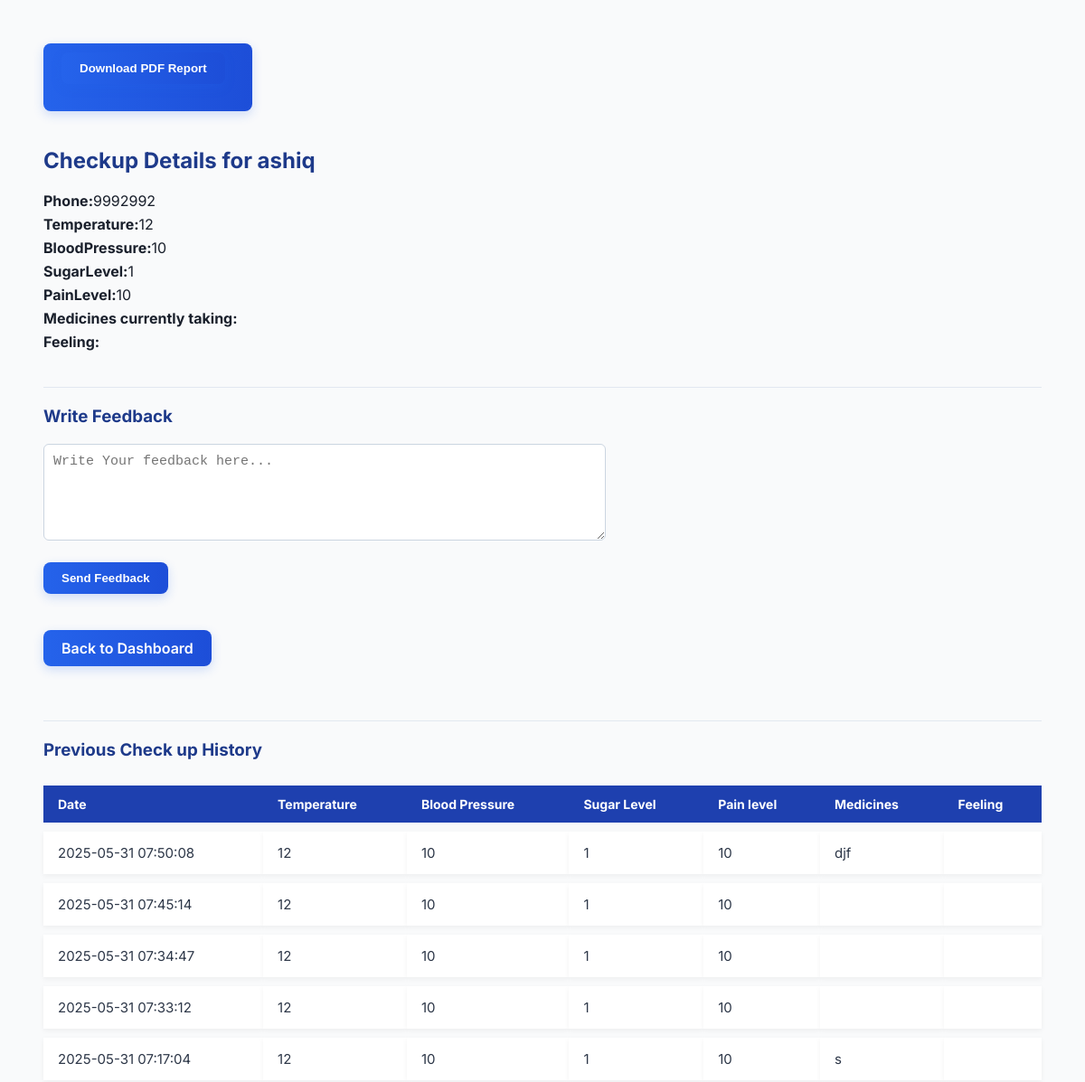
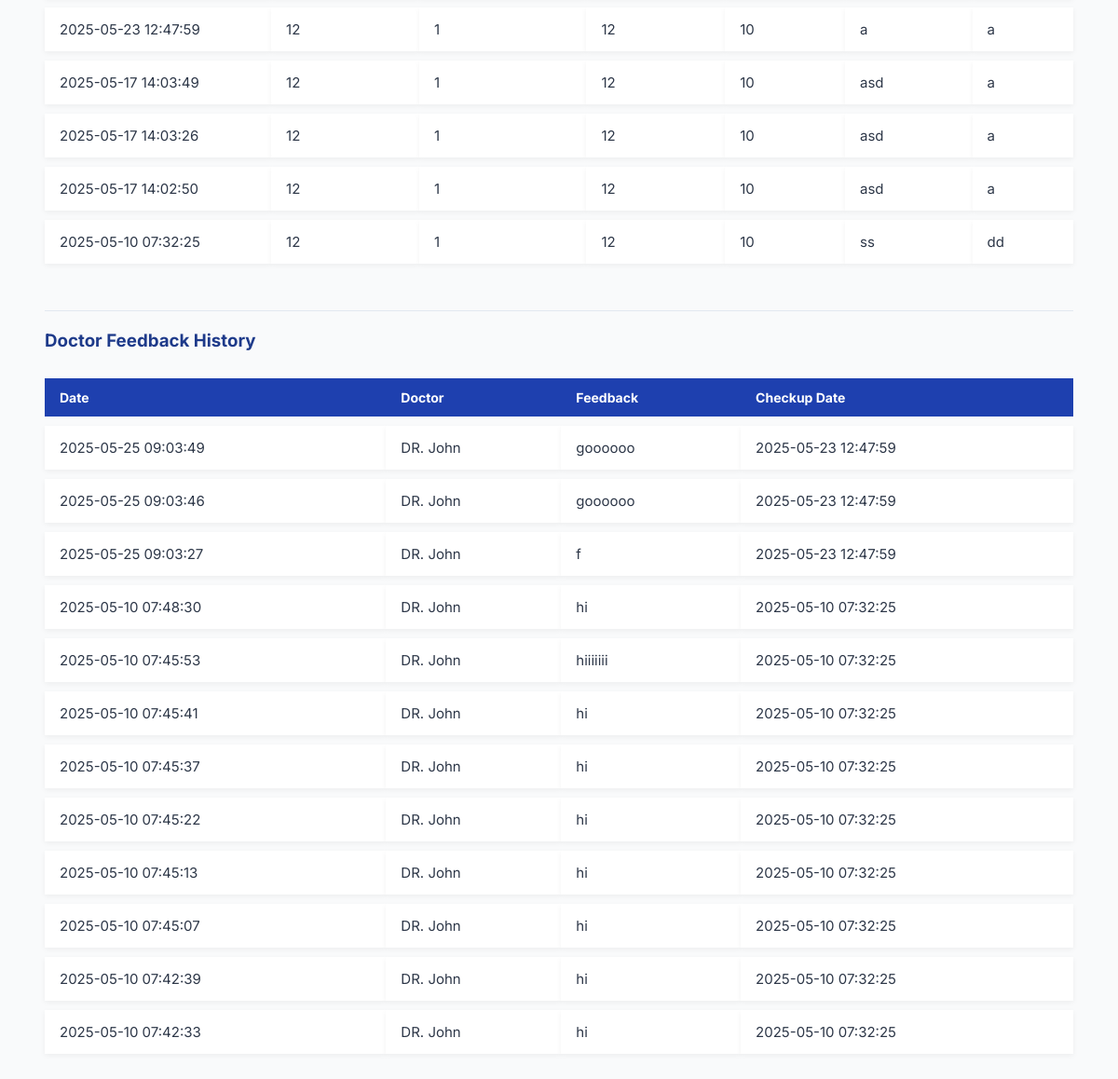
The app's page /doctor/view_checkup.php?id=20 (signed in) with its own data (2 pictures, top to bottom).
### tables this page shows
CREATE TABLE `checkups` (
  `id` int(11) NOT NULL,
  `user_id` int(11) NOT NULL,
  `full_name` varchar(100) NOT NULL,
  `phone` varchar(20) DEFAULT NULL,
  `temperature` varchar(10) DEFAULT NULL,
  `blood_pressure` varchar(20) DEFAULT NULL,
  `sugar_level` varchar(20) DEFAULT NULL,
  `pain_level` varchar(50) DEFAULT NULL,
  `medicines` text DEFAULT NULL,
  `feeling` text DEFAULT NULL,
  `created_at` timestamp NOT NULL DEFAULT current_timestamp()
);

CREATE TABLE `doctor_feedback` (
  `id` int(11) NOT NULL,
  `checkup_id` int(11) NOT NULL,
  `doctor_id` int(11) NOT NULL,
  `feedback` text NOT NULL,
  `created_at` timestamp NOT NULL DEFAULT current_timestamp()
);

CREATE TABLE `users` (
  `id` int(11) NOT NULL,
  `name` varchar(100) DEFAULT NULL,
  `email` varchar(100) DEFAULT NULL,
  `password` varchar(255) NOT NULL,
  `role` enum('patient','doctor') DEFAULT 'patient'
);

### doctor/view_checkup.php (the view, shortened to what this page needs)
<?php
require '../config/db.php';
$checkup_id = $_GET['id'];
$stmt = $pdo->prepare("SELECT c.*, u.name AS patient_name, u.email AS
patient_email FROM checkups c JOIN users u ON c.user_id = u.id WHERE c.id =?");
$stmt->execute([$checkup_id]);
$checkup = $stmt->fetch();
$patient_id = $checkup['user_id'];
$historyStmt = $pdo->prepare("SELECT * FROM checkups WHERE user_id = ? and id != ? ORDER BY created_at DESC");
$historyStmt->execute([$patient_id,$checkup_id]);
$history = $historyStmt->fetchAll();
$feedbackStmt = $pdo->prepare("SELECT f.feedback, f.created_at, d.name, c.created_at AS checkup_date
FROM doctor_feedback f JOIN users d ON f.doctor_id = d.id JOIN checkups c ON f.checkup_id = c.id
WHERE c.user_id = ? ORDER BY f.created_at DESC");
$feedbackStmt->execute([$patient_id]);
$feedbackHistory = $feedbackStmt->fetchAll();
?>
<!DOCTYPE html>
<html>
<head>
</head>
<body>
    <a href ="export_pdf.php?id=<?= $checkup['id'] ?>" class="button-link" target="_blank">
        <button type="button">Download PDF Report</button>
</a>
    <h2>Checkup Details for <?= htmlspecialchars($checkup['full_name']) ?></h2>
    <p><strong>Phone:</strong><?= htmlspecialchars($checkup['phone']) ?></p>
    <p><strong>Temperature:</strong><?= htmlspecialchars($checkup['temperature']) ?></p>
    <p><strong>BloodPressure:</strong><?= htmlspecialchars($checkup['blood_pressure']) ?></p>
    <p><strong>SugarLevel:</strong><?= htmlspecialchars($checkup['sugar_level']) ?></p>
    <p><strong>PainLevel:</strong><?= htmlspecialchars($checkup['pain_level']) ?></p>
    <p><strong>Medicines currently taking:</strong><?= nl2br(htmlspecialchars($checkup['medicines'])) ?></p>
    <p><strong>Feeling:</strong><?= nl2br(htmlspecialchars($checkup['feeling'])) ?></p>
    <hr>
    <h3>Write Feedback</h3>
    <form method="POST">
        <textarea name="feedback" rows="5" cols="50" placeholder="Write Your feedback here..."></textarea><br><br>
        <button type="submit">Send Feedback</button>
    </form>
    <br>
    <a href="dashboard.php" class="button-link back-link">Back to Dashboard</a>
<?php if($history): ?>
    <hr>
    <h3> Previous Check up History </h3>
    <table>
        <tr>
            <th>Date</th>
            <th>Temperature</th>
            <th>Blood Pressure</th>
            <th>Sugar Level</th>
            <th>Pain level</th>
            <th>Medicines</th>
            <th>Feeling</th>
</tr>
<?php foreach($history as $h): ?>
    <tr>
        <td><?= htmlspecialchars($h['created_at']) ?></td>
        <td><?= htmlspecialchars($h['temperature']) ?></td>
        <td><?= htmlspecialchars($h['blood_pressure']) ?></td>
        <td><?= htmlspecialchars($h['sugar_level']) ?></td>
        <td><?= htmlspecialchars($h['pain_level']) ?></td>
        <td><?= nl2br(htmlspecialchars($h['medicines'])) ?></td>
        <td><?= nl2br(htmlspecialchars($h['feeling'])) ?></td>
</tr>
<?php endforeach; ?>
</table>
<?php endif; ?>
<?php if ($feedbackHistory): ?>
    <hr>
    <h3>Doctor Feedback History</h3>
    <table>
        <tr>
            <th>Date</th>
            <th>Doctor</th>
            <th>Feedback</th>
            <th>Checkup Date</th>
        </tr>
        <?php foreach ($feedbackHistory as $fb): ?>
            <tr>
                <td><?= htmlspecialchars($fb['created_at']) ?></td>
                <td><?= htmlspecialchars($fb['name']) ?></td>
                <td><?= nl2br(htmlspecialchars($fb['feedback'])) ?></td>
                <td><?= htmlspecialchars($fb['checkup_date']) ?></td>
        </tr>
        <?php endforeach; ?>
        </table>
        <?php else: ?>
            <p>No feedback history available.</p>
        <?php endif; ?>
    </body>
    </html>

### doctor/view_checkup.php (style rules this page uses)
body { font-family: 'Inter', sans-serif; background-color: #f9fafb; padding: 40px; color: #1a202c; }
h2, h3 { color: #1e3a8a; }
p { margin: 6px 0; }
a.button-link, button { display:inline-block; padding: 10px 20px; background: linear-gradient(to right, #2563eb, #1d4ed8); color: white; font-weight: 600; border: none; border-radius: 8px; cursor: pointer; text-decoration: none; box-shadow: 0 4px 12px rgba(37,99,235,0.2); transition: transform 0.2s ease, box-shadow 0.2s ease; margin-right: 10px; margin-bottom: 20px; }
table { width: 100%; border-collapse: separate; border-spacing: 0 10px; animation: fadeSlideIn 0.6s; }
th { background-color: #1e40af; color: white; text-align: left; padding: 12px 16px; borer-radius: 8px 8px 0 0; font-size: 14px; }
td { background-color: white; padding: 14px 16px; color: #2d3748; font-size: 15px; box-shadow: 0 2px 6px rgba(0,0,0,0.05); transition: background 0.3s ease; }
textarea { width: 100%; max-width: 600px; padding: 10px; font-size: 15px; border-radius: 6px; border: 1px solid #cbd5e1; }
hr { margin: 40px 0 20px; border: none; border-top: 1px solid #e2e8f0; }
.back-link { background: #e2e8f0; color: #1e3a8a; }

### records on screen
checkups: full_name "ashiq", phone "9992992", temperature "12", blood_pressure "10", sugar_level "1", pain_level "10"
checkups: created_at "2025-05-31 07:50:08", temperature "12", blood_pressure "10", sugar_level "1", pain_level "10", medicines "djf"
checkups: created_at "2025-05-31 07:45:14", temperature "12", blood_pressure "10", sugar_level "1", pain_level "10"
checkups: created_at "2025-05-31 07:34:47", temperature "12", blood_pressure "10", sugar_level "1", pain_level "10"
checkups: created_at "2025-05-31 07:33:12", temperature "12", blood_pressure "10", sugar_level "1", pain_level "10"
checkups: created_at "2025-05-31 07:17:04", temperature "12", blood_pressure "10", sugar_level "1", pain_level "10", medicines "s"
checkups: created_at "2025-05-23 12:47:59", temperature "12", blood_pressure "1", sugar_level "12", pain_level "10", medicines "a", feeling "a"
checkups: created_at "2025-05-17 14:03:49", temperature "12", blood_pressure "1", sugar_level "12", pain_level "10", medicines "asd", feeling "a"
checkups: created_at "2025-05-17 14:03:26", temperature "12", blood_pressure "1", sugar_level "12", pain_level "10", medicines "asd", feeling "a"
checkups: created_at "2025-05-17 14:02:50", temperature "12", blood_pressure "1", sugar_level "12", pain_level "10", medicines "asd", feeling "a"
checkups: created_at "2025-05-10 07:32:25", temperature "12", blood_pressure "1", sugar_level "12", pain_level "10", medicines "ss", feeling "dd"
doctor_feedback: created_at "2025-05-25 09:03:49", doctor.name "DR. John", feedback "goooooo", checkup.created_at "2025-05-23 12:47:59"
doctor_feedback: created_at "2025-05-25 09:03:46", doctor.name "DR. John", feedback "goooooo", checkup.created_at "2025-05-23 12:47:59"
doctor_feedback: created_at "2025-05-25 09:03:27", doctor.name "DR. John", feedback "f", checkup.created_at "2025-05-23 12:47:59"
doctor_feedback: created_at "2025-05-10 07:48:30", doctor.name "DR. John", feedback "hi", checkup.created_at "2025-05-10 07:32:25"
doctor_feedback: created_at "2025-05-10 07:45:53", doctor.name "DR. John", feedback "hiiiiiii", checkup.created_at "2025-05-10 07:32:25"
doctor_feedback: created_at "2025-05-10 07:45:41", doctor.name "DR. John", feedback "hi", checkup.created_at "2025-05-10 07:32:25"
doctor_feedback: created_at "2025-05-10 07:45:37", doctor.name "DR. John", feedback "hi", checkup.created_at "2025-05-10 07:32:25"
doctor_feedback: created_at "2025-05-10 07:45:22", doctor.name "DR. John", feedback "hi", checkup.created_at "2025-05-10 07:32:25"
doctor_feedback: created_at "2025-05-10 07:45:13", doctor.name "DR. John", feedback "hi", checkup.created_at "2025-05-10 07:32:25"
doctor_feedback: created_at "2025-05-10 07:45:07", doctor.name "DR. John", feedback "hi", checkup.created_at "2025-05-10 07:32:25"
doctor_feedback: created_at "2025-05-10 07:42:39", doctor.name "DR. John", feedback "hi", checkup.created_at "2025-05-10 07:32:25"
doctor_feedback: created_at "2025-05-10 07:42:33", doctor.name "DR. John", feedback "hi", checkup.created_at "2025-05-10 07:32:25"
